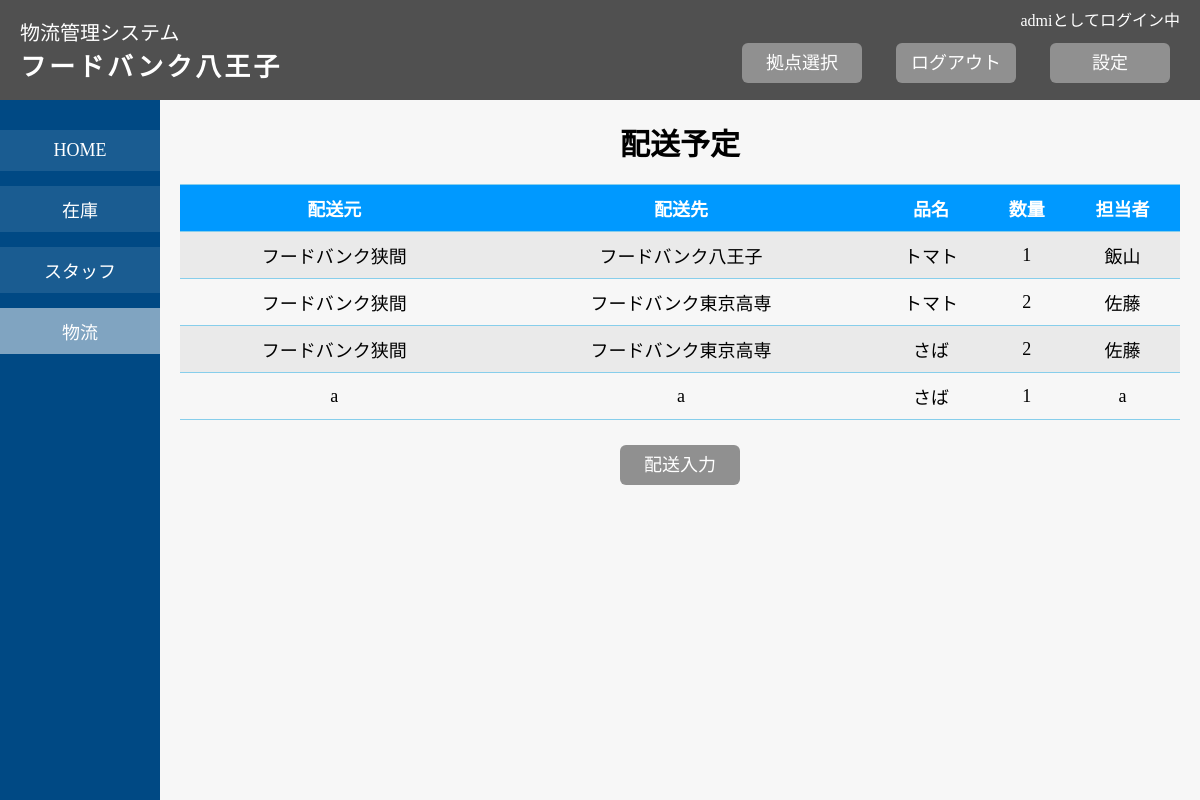
Screenshot of /logistics/fb-8/distribution/ (signed in) with the database file from the repository.
### logistics/models.py (models this page shows, shortened)
class Base(models.Model):
    name_ja = models.CharField(max_length=100, unique=True, verbose_name='拠点名(日本語)')
    name_en = models.CharField(max_length=100, unique=True, verbose_name='拠点名(英語)')
    no = models.IntegerField(primary_key=True, verbose_name='拠点コード')
    image = models.ImageField(upload_to='base_image', blank=True, verbose_name='画像')

class Distribution(models.Model):
    name = models.ManyToManyField(Stock, verbose_name='品名')
    ship_from = models.CharField(max_length=100, verbose_name='配送元')
    ship_to = models.CharField(max_length=100, verbose_name='配送先')
    name = models.CharField(max_length=100, verbose_name='品名')
    quantity = models.IntegerField(verbose_name='数量')
    staff = models.CharField(max_length=100, verbose_name='担当者')

### logistics/views.py (the view)
# urls.py: path('<slug:base_name>/distribution/', views.distribution, name='distribution'),
@login_required
def distribution(request, base_name):
    base = get_object_or_404(Base, name_en=base_name)
    dists = Distribution.objects.all()
    context = {
        'base': base,
        'dists': dists,
    }
    return render(request, 'logistics/distribution.html', context)

### logistics/templates/logistics/distribution.html (shortened to what this page needs)
{% extends "logistics/base.html" %}
{% load static %}
{% load bootstrap4 %}
{% block head %}
<link rel="stylesheet" href="{% static 'css/base.css' %}">
{% endblock %}
{% block content %}
<div class="side-nav">
    <div class="container">
        <a class="side-btn" href="{% url 'home' base_name=base.name_en %}">HOME</a>
        <a class="side-btn" href="{% url 'stock' base_name=base.name_en %}">在庫</a>
        <a class="side-btn" href="{% url 'staff' base_name=base.name_en %}">スタッフ</a>
        <a class="side-btn current" href="{% url 'distribution' base_name=base.name_en %}">物流</a>
    </div>
</div>
<div class="main">
    <h1 class="main-title">配送予定</h1>
    <div class="table-wrapper">
        <table class="distribution-table">
            <thead>
                <tr>
                    <th>配送元</th>
                    <th>配送先</th>
                    <th>品名</th>
                    <th>数量</th>
                    <th>担当者</th>
                </tr>
            </thead>
            <tbody>
                {% for dist in dists %}
                <tr>
                    <td>{{ dist.ship_from }}</td>
                    <td>{{ dist.ship_to}}</td>
                    <td>{{ dist.name }}</td>
                    <td>{{ dist.quantity }}</td>
                    <td>{{ dist.staff }}</td>
                </tr>
                {% endfor %}
            </tbody>
        </table>
    </div>
    <a class="btn input-btn" href="{% url 'input_distribution' base_name=base.name_en %}">配送入力</a>
</div>
{% endblock %}

### logistics/templates/logistics/base.html (shortened to what this page needs)
{% load static %}
<!DOCTYPE html>
<html>
<head>
    {% block head %}
    {% endblock %}
</head>
<body>
    <header>
        <div class="container">
            <div class="header-left">
                <a class="title" href="{% url 'index' %}">物流管理システム</a>
                <h2 class="base-name">{{ base.name_ja }}</h2>
            </div>
            <div class="header-right">
                    <p class="login-status">{{ request.user.username }}としてログイン中</p>
                    <a class="btn selectbase-btn header-btn" href="{% url 'select_base' %}">拠点選択</a>
                    <a class="btn logout-btn header-btn" href="{% url 'logout' %}">ログアウト</a>
                    <a class="btn setting-btn header-btn" href="#setting">設定</a>
            </div>
        </div>
    </header>
    {% block content %}
    {% endblock %}
</body>
</html>

### logistics/static/css/base.css (style rules this page uses)
* { margin: 0px; padding: 0px; transform: none; }
body { margin: 0; padding: 0; font-family: "meiryo"; background-color: #f7f7f7; }
a { text-decoration: none; color: black; }
header { margin-top: 0px; height: 100px; width: 100%; background-color: #505050; position: fixed; top: 0; left: 0; z-index: 100; }
.header-right { float: right; margin-right: 20px; }
.login-status { color: white; text-align: right; margin-top: 7px; }
.header-left { float: left; }
.title { padding-left: 20px; padding-top: 17px; color: white; font-size: 20px; font-weight: normal; display: block; }
.base-name { padding-top: 0px; padding-left: 20px; font-size: 26px; color: white; letter-spacing: 3px; }
.header-btn { margin: 12px 10px 10px 20px; }
.btn { display: inline-block; text-align: center; color: white; background-color: #909090; border-radius: 6px; height: 40px; width: 120px; line-height: 40px; font-size: 18px; }
.side-nav { width: 160px; height: 100%; background-color: #004984; position: fixed; padding-top: 30px; z-index: 10; }
.side-btn { display: block; color: white; text-align: center; font-size: 18px; padding: 10px 0; margin-bottom: 15px; background-color: rgba(255, 255, 255, 0.1); }
.current { background-color: rgba(255, 255, 255, 0.5); }
.main { margin-left: 160px; margin-top: 100px; width: auto; text-align: center; }
.table-wrapper { margin: 0px 20px; }
.distribution-table { font-size: 18px; border-collapse: collapse; width: 100%; }
.distribution-table th, .distribution-table td { border: solid 1px skyblue; padding: 10px 0; border-width: 1px 0; }
.distribution-table th { color: white; background-color: #0099ff; }
.distribution-table tr:nth-of-type(odd) { background-color: #EAEAEA; }
.input-btn { margin-top: 25px; margin-bottom: 40px; }
.main-title { font-size: 30px; padding-top: 20px; padding-bottom: 20px; color: black; font-weight: bold; }

### rows the page displays
Base: name_ja "フードバンク八王子"
Distribution: ship_from "フードバンク狭間", ship_to "フードバンク八王子", name "トマト", quantity "1", staff "飯山"
Distribution: ship_from "フードバンク狭間", ship_to "フードバンク東京高専", name "トマト", quantity "2", staff "佐藤"
Distribution: ship_from "フードバンク狭間", ship_to "フードバンク東京高専", name "さば", quantity "2", staff "佐藤"
Distribution: ship_from "a", ship_to "a", name "さば", quantity "1", staff "a"

### other values shown
{{ request.user.username }} "admi"
